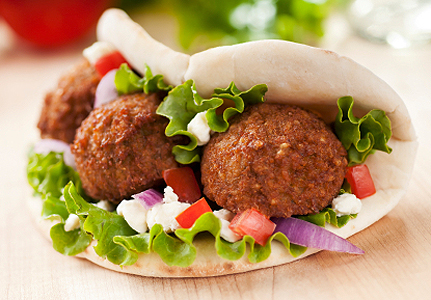
#> input picture project1/falafel.png, 431 x 300 px
$ python proj_1.py
#> lines starting #> are read from the running program, lines starting #| are printed output that depends on the picture
import cv2


# Colour Spaces
import numpy as np


def rgb_to_hsv(r: int, g: int, b: int) -> tuple:
    r = r / 255
    g = g / 255
    b = b / 255

    v = max(r, g, b)
    c = v - min(r, g, b)
    if v == 0:
        s = 0
    else:
        s = c / v

    if c == 0:
        h = 0.0
    elif v == r:
        h = 60 * (0 + (g - b) / c)
    elif v == g:
        h = 60 * (2 + (b - r) / c)
    else:
        h = 60 * (4 + (r - g) / c)

    h = (h + 360) % 360
    s = s * 100
    v = v * 100

    return h, s, v


img_bgr = cv2.imread('falafel.png')
#> img_bgr is the input picture: shape (300, 431, 3); mean B, G, R 111.2, 152.8, 187.1
img_rgb = cv2.cvtColor(img_bgr, cv2.COLOR_BGR2RGB)
img_hsv = np.ones(np.shape(img_rgb))

print(f"x = {len(img_rgb)}")
#| x = 300
print(f"y = {len(img_rgb[0])}")
#| y = 431
print(f"y = {len(img_rgb[0][0])}")
#| y = 3

for x in range(len(img_rgb)):
    for y in range(len(img_rgb[0])):
        r = img_rgb[x][y][0]
        g = img_rgb[x][y][1]
        b = img_rgb[x][y][2]
        h, s, v = rgb_to_hsv(r, g, b)
        img_hsv[x][y][0] = h
        img_hsv[x][y][1] = s
        img_hsv[x][y][2] = v
#> this loop made 300 passes
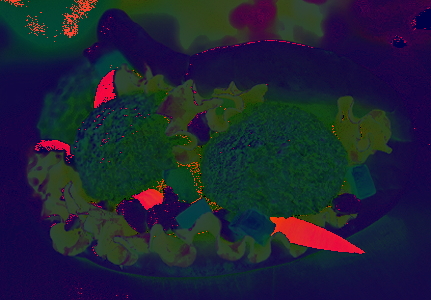
#> img_hsv: shape (300, 431, 3) float64; mean R, G, B 43.9, 50, 74.4; drawn with min black and max white


cv2.imshow('rgb', img_rgb)
cv2.imshow('hsv', img_hsv)
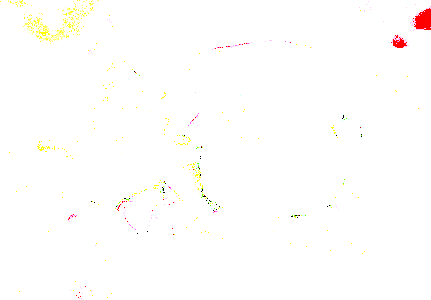
#> window 'hsv': shape (300, 431, 3); mean B, G, R 252.7, 253.9, 254.8

cv2.waitKey(0)
cv2.destroyAllWindows()
